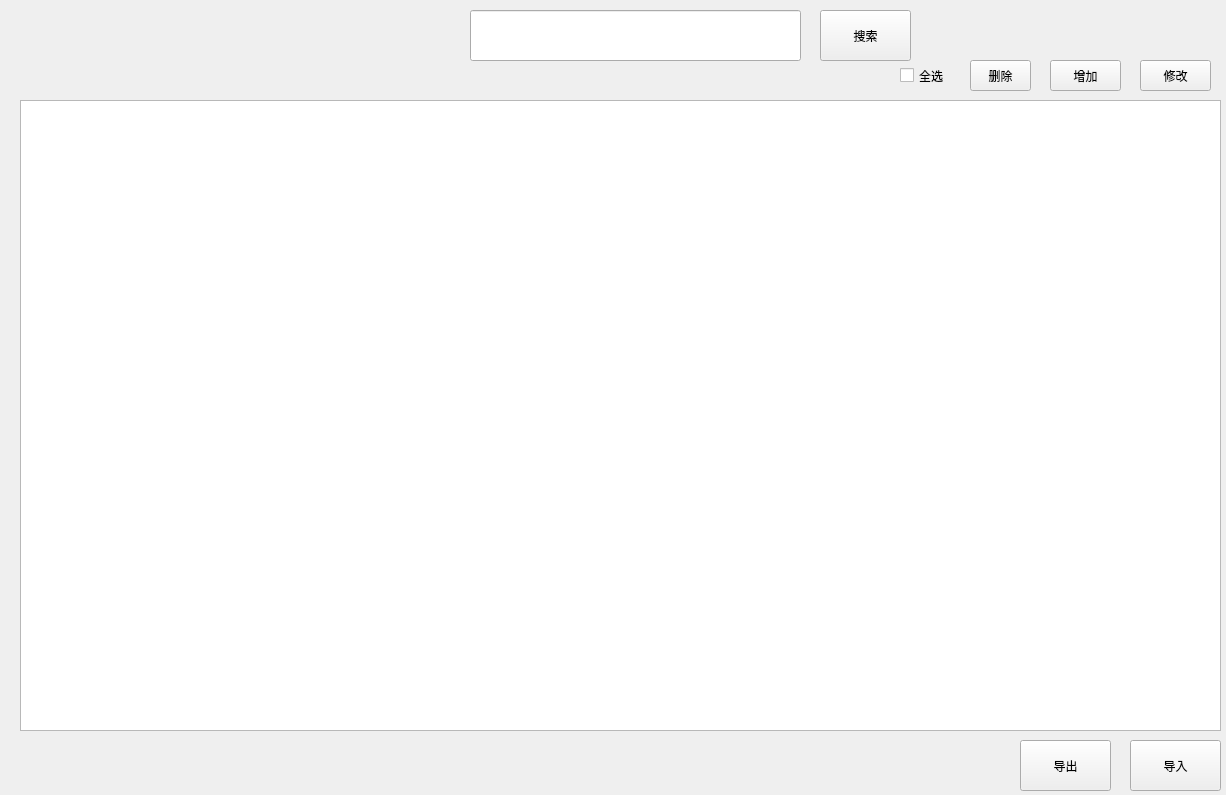
<?xml version="1.0" encoding="UTF-8"?>
<ui version="4.0">
 <class>Form</class>
 <widget class="QWidget" name="Form">
  <property name="geometry">
   <rect>
    <x>0</x>
    <y>0</y>
    <width>1226</width>
    <height>795</height>
   </rect>
  </property>
  <property name="windowTitle">
   <string>Form</string>
  </property>
  <widget class="QLineEdit" name="lineEdit">
   <property name="geometry">
    <rect>
     <x>470</x>
     <y>10</y>
     <width>331</width>
     <height>51</height>
    </rect>
   </property>
  </widget>
  <widget class="QPushButton" name="pushButton">
   <property name="geometry">
    <rect>
     <x>820</x>
     <y>10</y>
     <width>91</width>
     <height>51</height>
    </rect>
   </property>
   <property name="text">
    <string>搜索</string>
   </property>
  </widget>
  <widget class="QCheckBox" name="checkBox">
   <property name="enabled">
    <bool>true</bool>
   </property>
   <property name="geometry">
    <rect>
     <x>900</x>
     <y>60</y>
     <width>51</width>
     <height>31</height>
    </rect>
   </property>
   <property name="text">
    <string>全选</string>
   </property>
  </widget>
  <widget class="QPushButton" name="pushButton_2">
   <property name="geometry">
    <rect>
     <x>970</x>
     <y>60</y>
     <width>61</width>
     <height>31</height>
    </rect>
   </property>
   <property name="text">
    <string>删除</string>
   </property>
  </widget>
  <widget class="QPushButton" name="pushButton_3">
   <property name="geometry">
    <rect>
     <x>1050</x>
     <y>60</y>
     <width>71</width>
     <height>31</height>
    </rect>
   </property>
   <property name="text">
    <string>增加</string>
   </property>
  </widget>
  <widget class="QPushButton" name="pushButton_4">
   <property name="geometry">
    <rect>
     <x>1140</x>
     <y>60</y>
     <width>71</width>
     <height>31</height>
    </rect>
   </property>
   <property name="text">
    <string>修改</string>
   </property>
  </widget>
  <widget class="QPushButton" name="pushButton_5">
   <property name="geometry">
    <rect>
     <x>1020</x>
     <y>740</y>
     <width>91</width>
     <height>51</height>
    </rect>
   </property>
   <property name="text">
    <string>导出</string>
   </property>
  </widget>
  <widget class="QPushButton" name="pushButton_6">
   <property name="geometry">
    <rect>
     <x>1130</x>
     <y>740</y>
     <width>91</width>
     <height>51</height>
    </rect>
   </property>
   <property name="text">
    <string>导入</string>
   </property>
  </widget>
  <widget class="QTableWidget" name="tableWidget">
   <property name="geometry">
    <rect>
     <x>20</x>
     <y>100</y>
     <width>1201</width>
     <height>631</height>
    </rect>
   </property>
  </widget>
 </widget>
 <resources/>
 <connections/>
</ui>
